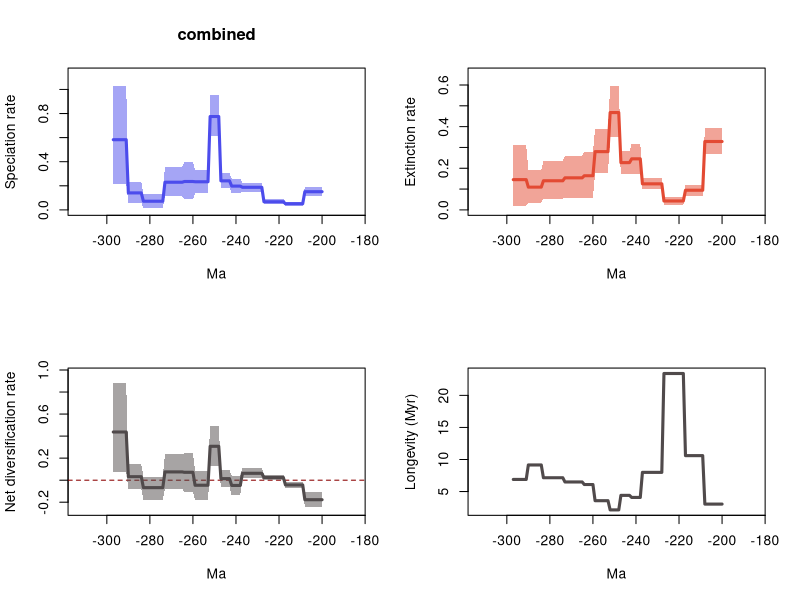

Source code (R):
# 1 files combined:
# 	.\reptilia\mcmc_fixshift_no_predictors\D_bdmcmc\combined_10_marginal_rates.log

# 95% HPDs calculated using code from Biopy (https://www.cs.auckland.ac.nz/~yhel002/biopy/)

pdf(file='C:/Users/SimoesLabAdmin/Documents/BDNN_Arielli/reptilia/mcmc_fixshift_no_predictors/D_bdmcmc/combined_10_marginal_rates_RTT.pdf',width=10.8, height=8.4)
par(mfrow=c(2,2))
library(scales)
L_hpd_m95=c(NA, NA,NA,NA,NA,NA,NA,NA,NA,NA,NA,NA,NA,NA,NA,NA,NA,NA,NA,NA,NA,NA,NA,NA,NA,NA,NA,NA,NA,NA,NA,NA,NA,NA,NA,NA,NA,NA,NA,NA,NA,NA,NA,NA,NA,NA,NA,NA,NA,NA,NA,NA,NA,NA,NA,NA,NA,NA,NA,NA,NA,NA,NA,NA,NA,NA,NA,NA,NA,NA,NA,NA,NA,NA,NA,NA,NA,NA,NA,NA,NA,NA,NA,NA,NA,NA,NA,NA,NA,NA,NA,NA,NA,NA,NA,NA,NA,NA,NA,NA,NA,NA,NA,NA,NA,NA,NA,NA,NA,NA,NA,NA,NA,NA,NA,NA,NA,NA,NA,NA,NA,NA,NA,NA,NA,NA,NA,NA,NA,NA,NA,NA,NA,NA,NA,NA,NA,NA,NA,NA,NA,NA,NA,NA,NA,NA,NA,NA,NA,NA,NA,NA,NA,NA,NA,NA,NA,NA,NA,NA,NA,NA,NA,NA,NA,NA,NA,NA,NA,NA,NA,NA,NA,NA,NA,NA,NA,NA,NA,NA,NA,NA,NA,NA,NA,NA,NA,NA,NA,NA,NA,NA,NA,NA,NA,NA,NA,NA,NA,NA,0.114894,0.114894,0.114894,0.114894,0.114894,0.114894,0.114894,0.114894,0.114894,0.03326,0.03326,0.03326,0.03326,0.03326,0.03326,0.03326,0.03326,0.03326,0.046772,0.046772,0.046772,0.046772,0.046772,0.046772,0.046772,0.046772,0.046772,0.046772,0.151488,0.151488,0.151488,0.151488,0.151488,0.151488,0.151488,0.151488,0.151488,0.151488,0.139884,0.139884,0.139884,0.139884,0.139884,0.180819,0.180819,0.180819,0.180819,0.180819,0.615236,0.615236,0.615236,0.615236,0.615236,0.136393,0.136393,0.136393,0.136393,0.136393,0.136393,0.136393,0.088346,0.088346,0.088346,0.088346,0.088346,0.114546,0.114546,0.114546,0.114546,0.114546,0.114546,0.114546,0.114546,0.114546,0.017754,0.017754,0.017754,0.017754,0.017754,0.017754,0.017754,0.017754,0.017754,0.017754,0.057652,0.057652,0.057652,0.057652,0.057652,0.057652,0.057652,0.216797,0.216797,0.216797,0.216797,0.216797,0.216797,0.216797)
L_hpd_M95=c(NA, NA,NA,NA,NA,NA,NA,NA,NA,NA,NA,NA,NA,NA,NA,NA,NA,NA,NA,NA,NA,NA,NA,NA,NA,NA,NA,NA,NA,NA,NA,NA,NA,NA,NA,NA,NA,NA,NA,NA,NA,NA,NA,NA,NA,NA,NA,NA,NA,NA,NA,NA,NA,NA,NA,NA,NA,NA,NA,NA,NA,NA,NA,NA,NA,NA,NA,NA,NA,NA,NA,NA,NA,NA,NA,NA,NA,NA,NA,NA,NA,NA,NA,NA,NA,NA,NA,NA,NA,NA,NA,NA,NA,NA,NA,NA,NA,NA,NA,NA,NA,NA,NA,NA,NA,NA,NA,NA,NA,NA,NA,NA,NA,NA,NA,NA,NA,NA,NA,NA,NA,NA,NA,NA,NA,NA,NA,NA,NA,NA,NA,NA,NA,NA,NA,NA,NA,NA,NA,NA,NA,NA,NA,NA,NA,NA,NA,NA,NA,NA,NA,NA,NA,NA,NA,NA,NA,NA,NA,NA,NA,NA,NA,NA,NA,NA,NA,NA,NA,NA,NA,NA,NA,NA,NA,NA,NA,NA,NA,NA,NA,NA,NA,NA,NA,NA,NA,NA,NA,NA,NA,NA,NA,NA,NA,NA,NA,NA,NA,NA,0.189069,0.189069,0.189069,0.189069,0.189069,0.189069,0.189069,0.189069,0.189069,0.069171,0.069171,0.069171,0.069171,0.069171,0.069171,0.069171,0.069171,0.069171,0.088614,0.088614,0.088614,0.088614,0.088614,0.088614,0.088614,0.088614,0.088614,0.088614,0.223601,0.223601,0.223601,0.223601,0.223601,0.223601,0.223601,0.223601,0.223601,0.223601,0.257515,0.257515,0.257515,0.257515,0.257515,0.303288,0.303288,0.303288,0.303288,0.303288,0.957867,0.957867,0.957867,0.957867,0.957867,0.333534,0.333534,0.333534,0.333534,0.333534,0.333534,0.333534,0.394066,0.394066,0.394066,0.394066,0.394066,0.359506,0.359506,0.359506,0.359506,0.359506,0.359506,0.359506,0.359506,0.359506,0.133905,0.133905,0.133905,0.133905,0.133905,0.133905,0.133905,0.133905,0.133905,0.133905,0.233301,0.233301,0.233301,0.233301,0.233301,0.233301,0.233301,1.029184,1.029184,1.029184,1.029184,1.029184,1.029184,1.029184)
M_hpd_m95=c(NA, NA,NA,NA,NA,NA,NA,NA,NA,NA,NA,NA,NA,NA,NA,NA,NA,NA,NA,NA,NA,NA,NA,NA,NA,NA,NA,NA,NA,NA,NA,NA,NA,NA,NA,NA,NA,NA,NA,NA,NA,NA,NA,NA,NA,NA,NA,NA,NA,NA,NA,NA,NA,NA,NA,NA,NA,NA,NA,NA,NA,NA,NA,NA,NA,NA,NA,NA,NA,NA,NA,NA,NA,NA,NA,NA,NA,NA,NA,NA,NA,NA,NA,NA,NA,NA,NA,NA,NA,NA,NA,NA,NA,NA,NA,NA,NA,NA,NA,NA,NA,NA,NA,NA,NA,NA,NA,NA,NA,NA,NA,NA,NA,NA,NA,NA,NA,NA,NA,NA,NA,NA,NA,NA,NA,NA,NA,NA,NA,NA,NA,NA,NA,NA,NA,NA,NA,NA,NA,NA,NA,NA,NA,NA,NA,NA,NA,NA,NA,NA,NA,NA,NA,NA,NA,NA,NA,NA,NA,NA,NA,NA,NA,NA,NA,NA,NA,NA,NA,NA,NA,NA,NA,NA,NA,NA,NA,NA,NA,NA,NA,NA,NA,NA,NA,NA,NA,NA,NA,NA,NA,NA,NA,NA,NA,NA,NA,NA,NA,NA,0.266566,0.266566,0.266566,0.266566,0.266566,0.266566,0.266566,0.266566,0.266566,0.066591,0.066591,0.066591,0.066591,0.066591,0.066591,0.066591,0.066591,0.066591,0.025333,0.025333,0.025333,0.025333,0.025333,0.025333,0.025333,0.025333,0.025333,0.025333,0.097955,0.097955,0.097955,0.097955,0.097955,0.097955,0.097955,0.097955,0.097955,0.097955,0.173304,0.173304,0.173304,0.173304,0.173304,0.173803,0.173803,0.173803,0.173803,0.173803,0.350377,0.350377,0.350377,0.350377,0.350377,0.177886,0.177886,0.177886,0.177886,0.177886,0.177886,0.177886,0.056537,0.056537,0.056537,0.056537,0.056537,0.055635,0.055635,0.055635,0.055635,0.055635,0.055635,0.055635,0.055635,0.055635,0.054453,0.054453,0.054453,0.054453,0.054453,0.054453,0.054453,0.054453,0.054453,0.054453,0.034603,0.034603,0.034603,0.034603,0.034603,0.034603,0.034603,0.020277,0.020277,0.020277,0.020277,0.020277,0.020277,0.020277)
M_hpd_M95=c(NA, NA,NA,NA,NA,NA,NA,NA,NA,NA,NA,NA,NA,NA,NA,NA,NA,NA,NA,NA,NA,NA,NA,NA,NA,NA,NA,NA,NA,NA,NA,NA,NA,NA,NA,NA,NA,NA,NA,NA,NA,NA,NA,NA,NA,NA,NA,NA,NA,NA,NA,NA,NA,NA,NA,NA,NA,NA,NA,NA,NA,NA,NA,NA,NA,NA,NA,NA,NA,NA,NA,NA,NA,NA,NA,NA,NA,NA,NA,NA,NA,NA,NA,NA,NA,NA,NA,NA,NA,NA,NA,NA,NA,NA,NA,NA,NA,NA,NA,NA,NA,NA,NA,NA,NA,NA,NA,NA,NA,NA,NA,NA,NA,NA,NA,NA,NA,NA,NA,NA,NA,NA,NA,NA,NA,NA,NA,NA,NA,NA,NA,NA,NA,NA,NA,NA,NA,NA,NA,NA,NA,NA,NA,NA,NA,NA,NA,NA,NA,NA,NA,NA,NA,NA,NA,NA,NA,NA,NA,NA,NA,NA,NA,NA,NA,NA,NA,NA,NA,NA,NA,NA,NA,NA,NA,NA,NA,NA,NA,NA,NA,NA,NA,NA,NA,NA,NA,NA,NA,NA,NA,NA,NA,NA,NA,NA,NA,NA,NA,NA,0.392005,0.392005,0.392005,0.392005,0.392005,0.392005,0.392005,0.392005,0.392005,0.121234,0.121234,0.121234,0.121234,0.121234,0.121234,0.121234,0.121234,0.121234,0.06033,0.06033,0.06033,0.06033,0.06033,0.06033,0.06033,0.06033,0.06033,0.06033,0.154237,0.154237,0.154237,0.154237,0.154237,0.154237,0.154237,0.154237,0.154237,0.154237,0.317843,0.317843,0.317843,0.317843,0.317843,0.282915,0.282915,0.282915,0.282915,0.282915,0.595626,0.595626,0.595626,0.595626,0.595626,0.387275,0.387275,0.387275,0.387275,0.387275,0.387275,0.387275,0.280159,0.280159,0.280159,0.280159,0.280159,0.258638,0.258638,0.258638,0.258638,0.258638,0.258638,0.258638,0.258638,0.258638,0.234325,0.234325,0.234325,0.234325,0.234325,0.234325,0.234325,0.234325,0.234325,0.234325,0.193448,0.193448,0.193448,0.193448,0.193448,0.193448,0.193448,0.310559,0.310559,0.310559,0.310559,0.310559,0.310559,0.310559)
R_hpd_m95=c(NA, NA,NA,NA,NA,NA,NA,NA,NA,NA,NA,NA,NA,NA,NA,NA,NA,NA,NA,NA,NA,NA,NA,NA,NA,NA,NA,NA,NA,NA,NA,NA,NA,NA,NA,NA,NA,NA,NA,NA,NA,NA,NA,NA,NA,NA,NA,NA,NA,NA,NA,NA,NA,NA,NA,NA,NA,NA,NA,NA,NA,NA,NA,NA,NA,NA,NA,NA,NA,NA,NA,NA,NA,NA,NA,NA,NA,NA,NA,NA,NA,NA,NA,NA,NA,NA,NA,NA,NA,NA,NA,NA,NA,NA,NA,NA,NA,NA,NA,NA,NA,NA,NA,NA,NA,NA,NA,NA,NA,NA,NA,NA,NA,NA,NA,NA,NA,NA,NA,NA,NA,NA,NA,NA,NA,NA,NA,NA,NA,NA,NA,NA,NA,NA,NA,NA,NA,NA,NA,NA,NA,NA,NA,NA,NA,NA,NA,NA,NA,NA,NA,NA,NA,NA,NA,NA,NA,NA,NA,NA,NA,NA,NA,NA,NA,NA,NA,NA,NA,NA,NA,NA,NA,NA,NA,NA,NA,NA,NA,NA,NA,NA,NA,NA,NA,NA,NA,NA,NA,NA,NA,NA,NA,NA,NA,NA,NA,NA,NA,NA,-0.245068,-0.245068,-0.245068,-0.245068,-0.245068,-0.245068,-0.245068,-0.245068,-0.245068,-0.072019,-0.072019,-0.072019,-0.072019,-0.072019,-0.072019,-0.072019,-0.072019,-0.072019,0.001971,0.001971,0.001971,0.001971,0.001971,0.001971,0.001971,0.001971,0.001971,0.001971,0.017861,0.017861,0.017861,0.017861,0.017861,0.017861,0.017861,0.017861,0.017861,0.017861,-0.136564,-0.136564,-0.136564,-0.136564,-0.136564,-0.060812,-0.060812,-0.060812,-0.060812,-0.060812,0.126858,0.126858,0.126858,0.126858,0.126858,-0.176934,-0.176934,-0.176934,-0.176934,-0.176934,-0.176934,-0.176934,-0.104292,-0.104292,-0.104292,-0.104292,-0.104292,-0.078207,-0.078207,-0.078207,-0.078207,-0.078207,-0.078207,-0.078207,-0.078207,-0.078207,-0.176243,-0.176243,-0.176243,-0.176243,-0.176243,-0.176243,-0.176243,-0.176243,-0.176243,-0.176243,-0.080873,-0.080873,-0.080873,-0.080873,-0.080873,-0.080873,-0.080873,0.074403,0.074403,0.074403,0.074403,0.074403,0.074403,0.074403)
R_hpd_M95=c(NA, NA,NA,NA,NA,NA,NA,NA,NA,NA,NA,NA,NA,NA,NA,NA,NA,NA,NA,NA,NA,NA,NA,NA,NA,NA,NA,NA,NA,NA,NA,NA,NA,NA,NA,NA,NA,NA,NA,NA,NA,NA,NA,NA,NA,NA,NA,NA,NA,NA,NA,NA,NA,NA,NA,NA,NA,NA,NA,NA,NA,NA,NA,NA,NA,NA,NA,NA,NA,NA,NA,NA,NA,NA,NA,NA,NA,NA,NA,NA,NA,NA,NA,NA,NA,NA,NA,NA,NA,NA,NA,NA,NA,NA,NA,NA,NA,NA,NA,NA,NA,NA,NA,NA,NA,NA,NA,NA,NA,NA,NA,NA,NA,NA,NA,NA,NA,NA,NA,NA,NA,NA,NA,NA,NA,NA,NA,NA,NA,NA,NA,NA,NA,NA,NA,NA,NA,NA,NA,NA,NA,NA,NA,NA,NA,NA,NA,NA,NA,NA,NA,NA,NA,NA,NA,NA,NA,NA,NA,NA,NA,NA,NA,NA,NA,NA,NA,NA,NA,NA,NA,NA,NA,NA,NA,NA,NA,NA,NA,NA,NA,NA,NA,NA,NA,NA,NA,NA,NA,NA,NA,NA,NA,NA,NA,NA,NA,NA,NA,NA,-0.108801,-0.108801,-0.108801,-0.108801,-0.108801,-0.108801,-0.108801,-0.108801,-0.108801,-0.014012,-0.014012,-0.014012,-0.014012,-0.014012,-0.014012,-0.014012,-0.014012,-0.014012,0.049119,0.049119,0.049119,0.049119,0.049119,0.049119,0.049119,0.049119,0.049119,0.049119,0.107322,0.107322,0.107322,0.107322,0.107322,0.107322,0.107322,0.107322,0.107322,0.107322,0.041542,0.041542,0.041542,0.041542,0.041542,0.089411,0.089411,0.089411,0.089411,0.089411,0.492103,0.492103,0.492103,0.492103,0.492103,0.080868,0.080868,0.080868,0.080868,0.080868,0.080868,0.080868,0.244363,0.244363,0.244363,0.244363,0.244363,0.236442,0.236442,0.236442,0.236442,0.236442,0.236442,0.236442,0.236442,0.236442,0.032035,0.032035,0.032035,0.032035,0.032035,0.032035,0.032035,0.032035,0.032035,0.032035,0.144286,0.144286,0.144286,0.144286,0.144286,0.144286,0.144286,0.880124,0.880124,0.880124,0.880124,0.880124,0.880124,0.880124)
L_mean=c(NA, NA,NA,NA,NA,NA,NA,NA,NA,NA,NA,NA,NA,NA,NA,NA,NA,NA,NA,NA,NA,NA,NA,NA,NA,NA,NA,NA,NA,NA,NA,NA,NA,NA,NA,NA,NA,NA,NA,NA,NA,NA,NA,NA,NA,NA,NA,NA,NA,NA,NA,NA,NA,NA,NA,NA,NA,NA,NA,NA,NA,NA,NA,NA,NA,NA,NA,NA,NA,NA,NA,NA,NA,NA,NA,NA,NA,NA,NA,NA,NA,NA,NA,NA,NA,NA,NA,NA,NA,NA,NA,NA,NA,NA,NA,NA,NA,NA,NA,NA,NA,NA,NA,NA,NA,NA,NA,NA,NA,NA,NA,NA,NA,NA,NA,NA,NA,NA,NA,NA,NA,NA,NA,NA,NA,NA,NA,NA,NA,NA,NA,NA,NA,NA,NA,NA,NA,NA,NA,NA,NA,NA,NA,NA,NA,NA,NA,NA,NA,NA,NA,NA,NA,NA,NA,NA,NA,NA,NA,NA,NA,NA,NA,NA,NA,NA,NA,NA,NA,NA,NA,NA,NA,NA,NA,NA,NA,NA,NA,NA,NA,NA,NA,NA,NA,NA,NA,NA,NA,NA,NA,NA,NA,NA,NA,NA,NA,NA,NA,NA,0.151212959234015,0.151212959234015,0.151212959234015,0.151212959234015,0.151212959234015,0.151212959234015,0.151212959234015,0.151212959234015,0.151212959234015,0.051229057383966,0.051229057383966,0.051229057383966,0.051229057383966,0.051229057383966,0.051229057383966,0.051229057383966,0.051229057383966,0.051229057383966,0.067588026268528,0.067588026268528,0.067588026268528,0.067588026268528,0.067588026268528,0.067588026268528,0.067588026268528,0.067588026268528,0.067588026268528,0.067588026268528,0.187355944325435,0.187355944325435,0.187355944325435,0.187355944325435,0.187355944325435,0.187355944325435,0.187355944325435,0.187355944325435,0.187355944325435,0.187355944325435,0.197566190847128,0.197566190847128,0.197566190847128,0.197566190847128,0.197566190847128,0.241381186995564,0.241381186995564,0.241381186995564,0.241381186995564,0.241381186995564,0.774976470236936,0.774976470236936,0.774976470236936,0.774976470236936,0.774976470236936,0.23365370388402,0.23365370388402,0.23365370388402,0.23365370388402,0.23365370388402,0.23365370388402,0.23365370388402,0.235443133484799,0.235443133484799,0.235443133484799,0.235443133484799,0.235443133484799,0.229390156788921,0.229390156788921,0.229390156788921,0.229390156788921,0.229390156788921,0.229390156788921,0.229390156788921,0.229390156788921,0.229390156788921,0.071970513837499,0.071970513837499,0.071970513837499,0.071970513837499,0.071970513837499,0.071970513837499,0.071970513837499,0.071970513837499,0.071970513837499,0.071970513837499,0.141256157373147,0.141256157373147,0.141256157373147,0.141256157373147,0.141256157373147,0.141256157373147,0.141256157373147,0.582573489776047,0.582573489776047,0.582573489776047,0.582573489776047,0.582573489776047,0.582573489776047,0.582573489776047)
M_mean=c(NA, NA,NA,NA,NA,NA,NA,NA,NA,NA,NA,NA,NA,NA,NA,NA,NA,NA,NA,NA,NA,NA,NA,NA,NA,NA,NA,NA,NA,NA,NA,NA,NA,NA,NA,NA,NA,NA,NA,NA,NA,NA,NA,NA,NA,NA,NA,NA,NA,NA,NA,NA,NA,NA,NA,NA,NA,NA,NA,NA,NA,NA,NA,NA,NA,NA,NA,NA,NA,NA,NA,NA,NA,NA,NA,NA,NA,NA,NA,NA,NA,NA,NA,NA,NA,NA,NA,NA,NA,NA,NA,NA,NA,NA,NA,NA,NA,NA,NA,NA,NA,NA,NA,NA,NA,NA,NA,NA,NA,NA,NA,NA,NA,NA,NA,NA,NA,NA,NA,NA,NA,NA,NA,NA,NA,NA,NA,NA,NA,NA,NA,NA,NA,NA,NA,NA,NA,NA,NA,NA,NA,NA,NA,NA,NA,NA,NA,NA,NA,NA,NA,NA,NA,NA,NA,NA,NA,NA,NA,NA,NA,NA,NA,NA,NA,NA,NA,NA,NA,NA,NA,NA,NA,NA,NA,NA,NA,NA,NA,NA,NA,NA,NA,NA,NA,NA,NA,NA,NA,NA,NA,NA,NA,NA,NA,NA,NA,NA,NA,NA,0.328488607897869,0.328488607897869,0.328488607897869,0.328488607897869,0.328488607897869,0.328488607897869,0.328488607897869,0.328488607897869,0.328488607897869,0.094336452450503,0.094336452450503,0.094336452450503,0.094336452450503,0.094336452450503,0.094336452450503,0.094336452450503,0.094336452450503,0.094336452450503,0.04271728531862,0.04271728531862,0.04271728531862,0.04271728531862,0.04271728531862,0.04271728531862,0.04271728531862,0.04271728531862,0.04271728531862,0.04271728531862,0.12514404502867,0.12514404502867,0.12514404502867,0.12514404502867,0.12514404502867,0.12514404502867,0.12514404502867,0.12514404502867,0.12514404502867,0.12514404502867,0.245256553629774,0.245256553629774,0.245256553629774,0.245256553629774,0.245256553629774,0.227105283674132,0.227105283674132,0.227105283674132,0.227105283674132,0.227105283674132,0.467506119701396,0.467506119701396,0.467506119701396,0.467506119701396,0.467506119701396,0.27974881090555,0.27974881090555,0.27974881090555,0.27974881090555,0.27974881090555,0.27974881090555,0.27974881090555,0.164104875213675,0.164104875213675,0.164104875213675,0.164104875213675,0.164104875213675,0.153949008893216,0.153949008893216,0.153949008893216,0.153949008893216,0.153949008893216,0.153949008893216,0.153949008893216,0.153949008893216,0.153949008893216,0.139790877615493,0.139790877615493,0.139790877615493,0.139790877615493,0.139790877615493,0.139790877615493,0.139790877615493,0.139790877615493,0.139790877615493,0.139790877615493,0.109307967845937,0.109307967845937,0.109307967845937,0.109307967845937,0.109307967845937,0.109307967845937,0.109307967845937,0.145238323466407,0.145238323466407,0.145238323466407,0.145238323466407,0.145238323466407,0.145238323466407,0.145238323466407)
R_mean=c(NA, NA,NA,NA,NA,NA,NA,NA,NA,NA,NA,NA,NA,NA,NA,NA,NA,NA,NA,NA,NA,NA,NA,NA,NA,NA,NA,NA,NA,NA,NA,NA,NA,NA,NA,NA,NA,NA,NA,NA,NA,NA,NA,NA,NA,NA,NA,NA,NA,NA,NA,NA,NA,NA,NA,NA,NA,NA,NA,NA,NA,NA,NA,NA,NA,NA,NA,NA,NA,NA,NA,NA,NA,NA,NA,NA,NA,NA,NA,NA,NA,NA,NA,NA,NA,NA,NA,NA,NA,NA,NA,NA,NA,NA,NA,NA,NA,NA,NA,NA,NA,NA,NA,NA,NA,NA,NA,NA,NA,NA,NA,NA,NA,NA,NA,NA,NA,NA,NA,NA,NA,NA,NA,NA,NA,NA,NA,NA,NA,NA,NA,NA,NA,NA,NA,NA,NA,NA,NA,NA,NA,NA,NA,NA,NA,NA,NA,NA,NA,NA,NA,NA,NA,NA,NA,NA,NA,NA,NA,NA,NA,NA,NA,NA,NA,NA,NA,NA,NA,NA,NA,NA,NA,NA,NA,NA,NA,NA,NA,NA,NA,NA,NA,NA,NA,NA,NA,NA,NA,NA,NA,NA,NA,NA,NA,NA,NA,NA,NA,NA,-0.177275651887915,-0.177275651887915,-0.177275651887915,-0.177275651887915,-0.177275651887915,-0.177275651887915,-0.177275651887915,-0.177275651887915,-0.177275651887915,-0.043107394049551,-0.043107394049551,-0.043107394049551,-0.043107394049551,-0.043107394049551,-0.043107394049551,-0.043107394049551,-0.043107394049551,-0.043107394049551,0.024870744390349,0.024870744390349,0.024870744390349,0.024870744390349,0.024870744390349,0.024870744390349,0.024870744390349,0.024870744390349,0.024870744390349,0.024870744390349,0.062211902455913,0.062211902455913,0.062211902455913,0.062211902455913,0.062211902455913,0.062211902455913,0.062211902455913,0.062211902455913,0.062211902455913,0.062211902455913,-0.047690361073245,-0.047690361073245,-0.047690361073245,-0.047690361073245,-0.047690361073245,0.014275902845397,0.014275902845397,0.014275902845397,0.014275902845397,0.014275902845397,0.307470347938981,0.307470347938981,0.307470347938981,0.307470347938981,0.307470347938981,-0.046095110461971,-0.046095110461971,-0.046095110461971,-0.046095110461971,-0.046095110461971,-0.046095110461971,-0.046095110461971,0.071338259417938,0.071338259417938,0.071338259417938,0.071338259417938,0.071338259417938,0.075441144195607,0.075441144195607,0.075441144195607,0.075441144195607,0.075441144195607,0.075441144195607,0.075441144195607,0.075441144195607,0.075441144195607,-0.06782036511955,-0.06782036511955,-0.06782036511955,-0.06782036511955,-0.06782036511955,-0.06782036511955,-0.06782036511955,-0.06782036511955,-0.06782036511955,-0.06782036511955,0.031948188055826,0.031948188055826,0.031948188055826,0.031948188055826,0.031948188055826,0.031948188055826,0.031948188055826,0.437335165573948,0.437335165573948,0.437335165573948,0.437335165573948,0.437335165573948,0.437335165573948,0.437335165573948)
trans=0.5
age=(0:(298-1))* -1
plot(age,age,type = 'n', ylim = c(0, 1.1321024000000002), xlim = c(-312.9,-185.1), ylab = 'Speciation rate', xlab = 'Ma',main='combined' )
polygon(c(age, rev(age)), c(L_hpd_M95, rev(L_hpd_m95)), col = alpha("#4c4cec",trans), border = NA)
lines(rev(age), rev(L_mean), col = "#4c4cec", lwd=3)
plot(age,age,type = 'n', ylim = c(0, 0.6551886), xlim = c(-312.9,-185.1), ylab = 'Extinction rate', xlab = 'Ma' )
polygon(c(age, rev(age)), c(M_hpd_M95, rev(M_hpd_m95)), col = alpha("#e34a33",trans), border = NA)
lines(rev(age), rev(M_mean), col = "#e34a33", lwd=3)
plot(age,age,type = 'n', ylim = c(-0.2695748, 0.9681364000000001), xlim = c(-312.9,-185.1), ylab = 'Net diversification rate', xlab = 'Ma' )
abline(h=0,lty=2,col="darkred")
polygon(c(age, rev(age)), c(R_hpd_M95, rev(R_hpd_m95)), col = alpha("#504A4B",trans), border = NA)
lines(rev(age), rev(R_mean), col = "#504A4B", lwd=3)
plot(age,rev(1/M_mean),type = 'n', xlim = c(-312.9,-185.1), ylab = 'Longevity (Myr)', xlab = 'Ma' )
lines(rev(age), rev(1/M_mean), col = "#504A4B", lwd=3)
n <- dev.off()
